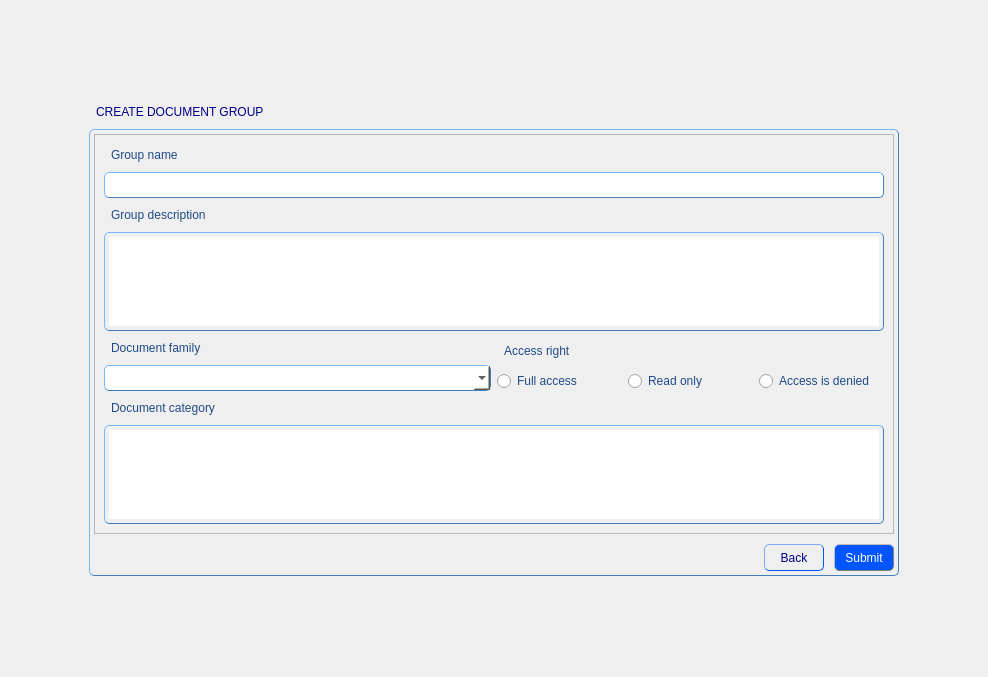
<?xml version="1.0" encoding="UTF-8"?>
<ui version="4.0">
 <class>CreateDocGroupsForm</class>
 <widget class="QWidget" name="CreateDocGroupsForm">
  <property name="geometry">
   <rect>
    <x>0</x>
    <y>0</y>
    <width>988</width>
    <height>677</height>
   </rect>
  </property>
  <property name="windowTitle">
   <string>Form</string>
  </property>
  <property name="styleSheet">
   <string notr="true">QGroupBox {
               color: black;
               padding: 4px;
               border: 1px solid rgb(63, 127, 191); 
               border-radius: 5px;
               border-style: outset;
              }
QTabWidget {
               color: blue;
               padding: 4px;
               border-radius: 5px;
               border: 1px solid rgb(63, 127, 191); 
               border-style: outset;
	           font: 11pt &quot;MS Shell Dlg 2&quot;;
              }
QWidget {
               color: rgb(32, 74, 135);
	           font: 11pt &quot;MS Shell Dlg 2&quot;;
              }
QScrollBar {
			   background-color: rgb(240, 240, 240);
              }
QLabel {
               color: rgb(32, 74, 135);
               padding: 4px;
               border-radius: 5px;
               border-style: outset;
	           font: 11pt &quot;MS Shell Dlg 2&quot;;
              }
QLineEdit {
               color: black;
               padding: 4px;
               border: 1px solid rgb(63, 127, 191); 
               border-radius: 5px;
               border-style: outset;
	           font: 10pt &quot;MS Shell Dlg 2&quot;;
              }
QComboBox {
			   color: black;
               padding: 4px;
               border: 1px solid rgb(63, 127, 191); 
               border-radius: 5px;
               border-style: outset;
               font: 9pt &quot;MS Shell Dlg 2&quot;;
			   background-color: rgb(255, 255, 255);
              }
QTextEdit {
               color: black;
               padding: 4px;
               border: 1px solid rgb(63, 127, 191); 
               border-radius: 5px;
               border-style: outset;
	           font: 10pt &quot;MS Shell Dlg 2&quot;;
              }
QSpinBox {
               color: black;
               padding: 4px;
               border: 1px solid rgb(63, 127, 191); 
               border-radius: 5px;
               border-style: outset;
	           font: 10pt &quot;MS Shell Dlg 2&quot;;
              }
QListView {
               color: black;
               padding: 4px;
               border: 1px solid rgb(63, 127, 191); 
               border-radius: 5px;
               border-style: outset;
	           font: 10pt &quot;MS Shell Dlg 2&quot;;
              }</string>
  </property>
  <layout class="QGridLayout" name="gridLayout_3">
   <item row="2" column="1">
    <widget class="QGroupBox" name="groupBox">
     <property name="title">
      <string/>
     </property>
     <layout class="QGridLayout" name="gridLayout">
      <property name="leftMargin">
       <number>0</number>
      </property>
      <property name="topMargin">
       <number>0</number>
      </property>
      <property name="rightMargin">
       <number>0</number>
      </property>
      <property name="bottomMargin">
       <number>0</number>
      </property>
      <property name="spacing">
       <number>0</number>
      </property>
      <item row="0" column="0">
       <widget class="QScrollArea" name="scrollArea">
        <property name="minimumSize">
         <size>
          <width>800</width>
          <height>400</height>
         </size>
        </property>
        <property name="maximumSize">
         <size>
          <width>800</width>
          <height>400</height>
         </size>
        </property>
        <property name="widgetResizable">
         <bool>true</bool>
        </property>
        <widget class="QWidget" name="scrollAreaWidgetContents">
         <property name="geometry">
          <rect>
           <x>0</x>
           <y>0</y>
           <width>798</width>
           <height>398</height>
          </rect>
         </property>
         <layout class="QGridLayout" name="gridLayout_2">
          <item row="0" column="0">
           <widget class="QLabel" name="label_2">
            <property name="text">
             <string>Group name</string>
            </property>
           </widget>
          </item>
          <item row="1" column="0" colspan="2">
           <widget class="QLineEdit" name="groupNameline"/>
          </item>
          <item row="2" column="0">
           <widget class="QLabel" name="label_3">
            <property name="text">
             <string>Group description</string>
            </property>
           </widget>
          </item>
          <item row="3" column="0" colspan="2">
           <widget class="QTextEdit" name="groupDescrEdit"/>
          </item>
          <item row="4" column="0">
           <layout class="QVBoxLayout" name="verticalLayout">
            <item>
             <widget class="QLabel" name="label_4">
              <property name="text">
               <string>Document family</string>
              </property>
             </widget>
            </item>
            <item>
             <widget class="QComboBox" name="docFamilyBox"/>
            </item>
           </layout>
          </item>
          <item row="4" column="1">
           <layout class="QVBoxLayout" name="verticalLayout_2">
            <item>
             <widget class="QLabel" name="label_6">
              <property name="text">
               <string>Access right</string>
              </property>
             </widget>
            </item>
            <item>
             <layout class="QHBoxLayout" name="horizontalLayout_2">
              <item>
               <widget class="QRadioButton" name="fullAccessButton">
                <property name="text">
                 <string>Full access</string>
                </property>
               </widget>
              </item>
              <item>
               <widget class="QRadioButton" name="readOnlyButton">
                <property name="text">
                 <string>Read only</string>
                </property>
               </widget>
              </item>
              <item>
               <widget class="QRadioButton" name="accessDeniedButton">
                <property name="text">
                 <string>Access is denied</string>
                </property>
               </widget>
              </item>
             </layout>
            </item>
           </layout>
          </item>
          <item row="5" column="0">
           <widget class="QLabel" name="label_5">
            <property name="text">
             <string>Document category</string>
            </property>
           </widget>
          </item>
          <item row="6" column="0" colspan="2">
           <widget class="QListView" name="docCategoryListView"/>
          </item>
         </layout>
        </widget>
       </widget>
      </item>
      <item row="1" column="0">
       <spacer name="verticalSpacer">
        <property name="orientation">
         <enum>Qt::Vertical</enum>
        </property>
        <property name="sizeType">
         <enum>QSizePolicy::Minimum</enum>
        </property>
        <property name="sizeHint" stdset="0">
         <size>
          <width>20</width>
          <height>10</height>
         </size>
        </property>
       </spacer>
      </item>
      <item row="2" column="0">
       <layout class="QHBoxLayout" name="horizontalLayout">
        <property name="spacing">
         <number>0</number>
        </property>
        <item>
         <spacer name="horizontalSpacer">
          <property name="orientation">
           <enum>Qt::Horizontal</enum>
          </property>
          <property name="sizeHint" stdset="0">
           <size>
            <width>40</width>
            <height>20</height>
           </size>
          </property>
         </spacer>
        </item>
        <item>
         <widget class="QToolButton" name="backButton">
          <property name="minimumSize">
           <size>
            <width>60</width>
            <height>0</height>
           </size>
          </property>
          <property name="styleSheet">
           <string notr="true">QToolButton {
                color: darkblue;
               padding: 4px;
               border: 1px solid rgb(0, 85, 255); 
               border-radius: 5px;
               border-style: outset;
               font: 10pt &quot;MS Shell Dlg 2&quot;;
              }

QToolButton:hover {
               color: white;
               border: 1px solid grey;
               background-color: rgb(0, 78, 235);
               }

QToolButton:pressed {
               color: rgb(0, 0, 197)
               background: shadow;
               border-style: inset;
               }</string>
          </property>
          <property name="text">
           <string>Back</string>
          </property>
         </widget>
        </item>
        <item>
         <spacer name="horizontalSpacer_2">
          <property name="orientation">
           <enum>Qt::Horizontal</enum>
          </property>
          <property name="sizeType">
           <enum>QSizePolicy::Minimum</enum>
          </property>
          <property name="sizeHint" stdset="0">
           <size>
            <width>10</width>
            <height>20</height>
           </size>
          </property>
         </spacer>
        </item>
        <item>
         <widget class="QToolButton" name="submitButton">
          <property name="minimumSize">
           <size>
            <width>60</width>
            <height>0</height>
           </size>
          </property>
          <property name="styleSheet">
           <string notr="true">QToolButton {
               color: white;
               padding: 4px;
               border: 1px solid grey; 
               border-radius: 5px;
               border-style: outset;
               max-width: 120px;
               background-color: rgb(0, 85, 255);
               font: 10pt &quot;MS Shell Dlg 2&quot;;
              }

QToolButton:hover {
               color: darkblue;
               border: 1px solid grey;
               background-color: rgb(255, 255, 255);
               }

QToolButton:pressed {
               color: rgb(0, 0, 197)
               background: shadow;
               border-style: inset;
			    background-color: rgb(0, 78, 235);
               }</string>
          </property>
          <property name="text">
           <string>Submit</string>
          </property>
         </widget>
        </item>
       </layout>
      </item>
     </layout>
    </widget>
   </item>
   <item row="3" column="1">
    <spacer name="verticalSpacer_3">
     <property name="orientation">
      <enum>Qt::Vertical</enum>
     </property>
     <property name="sizeHint" stdset="0">
      <size>
       <width>20</width>
       <height>40</height>
      </size>
     </property>
    </spacer>
   </item>
   <item row="1" column="1">
    <widget class="QLabel" name="label">
     <property name="styleSheet">
      <string notr="true">QLabel {
               color: darkblue;
               padding: 4px;
               border-radius: 5px;
               border-style: outset;
	           font: 12pt &quot;MS Shell Dlg 2&quot;;
              }</string>
     </property>
     <property name="text">
      <string>CREATE DOCUMENT GROUP</string>
     </property>
    </widget>
   </item>
   <item row="2" column="0">
    <spacer name="horizontalSpacer_3">
     <property name="orientation">
      <enum>Qt::Horizontal</enum>
     </property>
     <property name="sizeHint" stdset="0">
      <size>
       <width>40</width>
       <height>20</height>
      </size>
     </property>
    </spacer>
   </item>
   <item row="0" column="1">
    <spacer name="verticalSpacer_2">
     <property name="orientation">
      <enum>Qt::Vertical</enum>
     </property>
     <property name="sizeHint" stdset="0">
      <size>
       <width>20</width>
       <height>40</height>
      </size>
     </property>
    </spacer>
   </item>
   <item row="2" column="2">
    <spacer name="horizontalSpacer_4">
     <property name="orientation">
      <enum>Qt::Horizontal</enum>
     </property>
     <property name="sizeHint" stdset="0">
      <size>
       <width>40</width>
       <height>20</height>
      </size>
     </property>
    </spacer>
   </item>
  </layout>
 </widget>
 <resources/>
 <connections/>
</ui>
